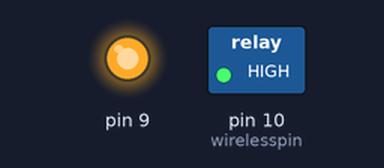
Bench run of a sketch on a simulated Arduino Uno, built with avr-gcc and run on an emulated ATmega328P. On the bench: switched loads named in the sketch (green lamp = pin HIGH), output pins drawn as LEDs (lit = HIGH). What the sketch prints to the serial monitor is not drawn.

Above: at 0.1 s.
Timing chart, 0 to 1.6 s (numbered marks = the images above):
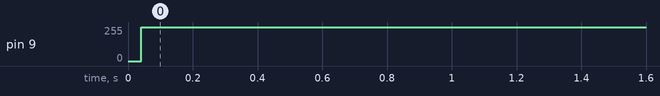

The sketch:

RTClock.ino
```cpp
// Date and time functions using a DS1307 RTC connected via I2C and Wire lib

#include "SPI.h"
//#include "Wire.h"
#include "RTClib.h"
#include "RTC_DS3234.h"

// Avoid spurious warnings
#undef PROGMEM
#define PROGMEM __attribute__(( section(".progmem.data") ))
#undef PSTR
#define PSTR(s) (__extension__({static prog_char __c[] PROGMEM = (s); &__c[0];}))

// Create an RTC instance, using the chip select pin it's connected to
RTC_DS3234 RTC(9);

int wirelesspin = 10;

void setup () {
    pinMode(wirelesspin, OUTPUT);
    digitalWrite(wirelesspin, HIGH);

    Serial.begin(9600);
    Serial.println("RTClib/examples/ds3234/");
    SPI.begin();
    RTC.begin();

  if (! RTC.isrunning()) {
    Serial.println("RTC is NOT running!");
    Serial.print("Setting time to... ");
    Serial.print(__DATE__);
    Serial.print(' ');
    Serial.println(__TIME__);
    // following line sets the RTC to the date & time this sketch was compiled
    RTC.adjust(DateTime(__DATE__, __TIME__));
  }
  RTC.adjust(DateTime(__DATE__, __TIME__));
}

void loop () {
    const int len = 32;
    static char buf[len];

    DateTime now = RTC.now();

    Serial.println(now.toString(buf,len));

    Serial.print(" since midnight 1/1/1970 = ");
    Serial.print(now.unixtime());
    Serial.print("s = ");
    Serial.print(now.unixtime() / 86400L);
    Serial.println("d");

    // calculate a date which is 7 days and 30 seconds into the future
    DateTime future (now.unixtime() + 7 * 86400L + 30 );

    Serial.print(" now + 7d + 30s: ");
    Serial.println(future.toString(buf,len));

    Serial.println();
    delay(3000);
}
// vim:cin:ai:sw=4 sts=4 ft=cpp
```

RTC_DS3234.cpp
```cpp
// Code by JeeLabs http://news.jeelabs.org/code/
// Released to the public domain! Enjoy!

#if ARDUINO < 100
#include <WProgram.h>
#else
#include <Arduino.h>
#endif

#include <avr/pgmspace.h>
#include <SPI.h>
#include "RTClib.h"
#include "RTC_DS3234.h"

////////////////////////////////////////////////////////////////////////////////
// RTC_DS3234 implementation

// Registers we use
const int CONTROL_R = 0x0e;
const int CONTROL_W = 0x8e;
const int CONTROL_STATUS_R = 0x0f;
const int CONTROL_STATUS_W = 0x8f;
const int SECONDS_R = 0x00;
const int SECONDS_W = 0x80;

// Bits we use
const int EOSC = 7;
const int OSF = 7;

uint8_t RTC_DS3234::begin(void)
{
    pinMode(cs_pin,OUTPUT);
    cs(HIGH);
    SPI.setBitOrder(MSBFIRST);

    //Ugh!  In order to get this to interop with other SPI devices,
    //This has to be done in cs()
    //SPI.setDataMode(SPI_MODE1);

    //Enable oscillator, disable square wave, alarms
    cs(LOW);
    SPI.transfer(CONTROL_W);
    // SPI.transfer(0x0); // Enable Oscillator only
    SPI.transfer(0x06); // Enable Oscillator, Interrupts and Alarm 2
    // SPI.transfer(0x05); // Enable Oscillator, Interrupts and Alarm 1
    cs(HIGH);
    delay(1);

    //Clear oscilator stop flag, 32kHz pin
    cs(LOW);
    SPI.transfer(CONTROL_STATUS_W);
    SPI.transfer(0x0);
    cs(HIGH);

    //SPI.setDataMode(SPI_MODE0);
    delay(1);

    return 1;
}

void RTC_DS3234::cs(int _value)
{
    if(_value == 0)
        SPI.setDataMode(SPI_MODE1);
    else
        SPI.setDataMode(SPI_MODE0);
    digitalWrite(cs_pin,_value);
}

void RTC_DS3234::clearflags()
{
    cs(LOW);
    SPI.transfer(CONTROL_STATUS_W);
    SPI.transfer(0x0);
    cs(HIGH);
}

// flags are: A1M1 (seconds), A1M2 (minutes), A1M3 (hour),
// A1M4 (day) 0 to enable, 1 to disable, DY/DT (dayofweek == 1/dayofmonth == 0)
void RTC_DS3234::setA1(uint8_t s, uint8_t mi, uint8_t h, uint8_t d, bool * flags)
{
    uint8_t t[4] = {s, mi, h, d};
    uint8_t i;

    for(i = 0; i <= 3; i++){
        cs(LOW);
        SPI.transfer(i + 0x87);
        if(i == 3){
            SPI.transfer(bin2bcd(t[3]) | (flags[3] << 7) | (flags[4] << 6));
        }
        else{
            SPI.transfer(bin2bcd(t[i]) | (flags[i] << 7));
        }
        cs(HIGH);
    }
}

// flags are: A2M2 (minutes), A2M3 (hour), A2M4 (day) 0 to enable, 1 to disable, DY/DT (dayofweek == 1/dayofmonth == 0)
void RTC_DS3234::setA2(uint8_t mi, uint8_t h, uint8_t d, bool * flags)
{
    uint8_t t[3] = {mi, h, d};
    uint8_t i;

    for(i = 0; i<=2; i++){
        cs(LOW);
        SPI.transfer(i + 0x8B);
        if (i == 2){
            SPI.transfer(bin2bcd(t[2]) | (flags[2] << 7) | (flags[3] << 6));
        }
        else{
            SPI.transfer(bin2bcd(t[i]) | (flags[i] << 7));
        }
        cs(HIGH);
    }
}

uint8_t RTC_DS3234::isrunning(void)
{
    cs(LOW);
    SPI.transfer(CONTROL_R);
    uint8_t ss = SPI.transfer(-1);
    cs(HIGH);
    return !(ss & _BV(OSF));
}

void RTC_DS3234::adjust(const DateTime& dt)
{
    cs(LOW);
    SPI.transfer(SECONDS_W);
    SPI.transfer(bin2bcd(dt.second()));
    SPI.transfer(bin2bcd(dt.minute()));
    SPI.transfer(bin2bcd(dt.hour()));
    SPI.transfer(bin2bcd(dt.dayOfWeek()));
    SPI.transfer(bin2bcd(dt.day()));
    SPI.transfer(bin2bcd(dt.month()));
    SPI.transfer(bin2bcd(dt.year() - 2000));
    cs(HIGH);

}

DateTime RTC_DS3234::now()
{
    cs(LOW);
    SPI.transfer(SECONDS_R);
    uint8_t ss = bcd2bin(SPI.transfer(-1) & 0x7F);
    uint8_t mm = bcd2bin(SPI.transfer(-1));
    uint8_t hh = bcd2bin(SPI.transfer(-1));
    SPI.transfer(-1);
    uint8_t d = bcd2bin(SPI.transfer(-1));
    uint8_t m = bcd2bin(SPI.transfer(-1));
    uint16_t y = bcd2bin(SPI.transfer(-1)) + 2000;
    cs(HIGH);

    return DateTime (y, m, d, hh, mm, ss);
}

// vim:ai:cin:sw=4 sts=4 ft=cpp
```

RTC_DS3234.h
```cpp
// Code by JeeLabs http://news.jeelabs.org/code/
// Released to the public domain! Enjoy!

#ifndef __RTC_DS3234_H__
#define __RTC_DS3234_H__

#include "RTClib.h"

// RTC based on the DS3234 chip connected via SPI and the SPI library
class RTC_DS3234
{
public:
    RTC_DS3234(int _cs_pin): cs_pin(_cs_pin) {}
    uint8_t begin(void);
    void adjust(const DateTime& dt);
    uint8_t isrunning(void);

    void clearflags();
    void setA1(uint8_t s, uint8_t mi, uint8_t h, uint8_t d, bool * flags);
    void setA2(uint8_t mi, uint8_t h, uint8_t d, bool * flags);

    DateTime now();

protected:
    void cs(int _value);

private:
    int cs_pin;
};

#endif

// __RTC_DS3234_H__

// vim:ai:cin:sw=4 sts=4 ft=cpp
```

RTClib.cpp
```cpp
// Code by JeeLabs http://news.jeelabs.org/code/
// Released to the public domain! Enjoy!

#include <avr/pgmspace.h>
#include "RTClib.h"

#define SECONDS_PER_DAY 86400L
#define SECONDS_FROM_1970_TO_2000 946684800

#if ARDUINO < 100
#include <WProgram.h>
#else
#include <Arduino.h>
#endif


int i = 0; //The new wire library needs to take an int when you are sending for the zero register
////////////////////////////////////////////////////////////////////////////////
// utility code, some of this could be exposed in the DateTime API if needed

static const uint8_t daysInMonth[] PROGMEM = { 31,28,31,30,31,30,31,31,30,31,30,31 };

// number of days since 2000/01/01, valid for 2001..2099
static uint16_t date2days(uint16_t y, uint8_t m, uint8_t d)
{
    if (y >= 2000)
        y -= 2000;
    uint16_t days = d;
    for (uint8_t i = 1; i < m; ++i)
        days += pgm_read_byte(daysInMonth + i - 1);
    if (m > 2 && y % 4 == 0)
        ++days;
    return days + 365 * y + (y + 3) / 4 - 1;
}

static long time2long(uint16_t days, uint8_t h, uint8_t m, uint8_t s)
{
    return ((days * 24L + h) * 60 + m) * 60 + s;
}

////////////////////////////////////////////////////////////////////////////////
// DateTime implementation - ignores time zones and DST changes
// NOTE: also ignores leap seconds, see http://en.wikipedia.org/wiki/Leap_second

DateTime::DateTime (uint32_t t)
{
    t -= SECONDS_FROM_1970_TO_2000;    // bring to 2000 timestamp from 1970

    ss = t % 60;
    t /= 60;
    mm = t % 60;
    t /= 60;
    hh = t % 24;
    uint16_t days = t / 24;
    uint8_t leap;
    for (yOff = 0; ; ++yOff)
    {
        leap = yOff % 4 == 0;
        if (days < 365U + leap)
            break;
        days -= 365 + leap;
    }
    for (m = 1; ; ++m)
    {
        uint8_t daysPerMonth = pgm_read_byte(daysInMonth + m - 1);
        if (leap && m == 2)
            ++daysPerMonth;
        if (days < daysPerMonth)
            break;
        days -= daysPerMonth;
    }
    d = days + 1;
}

DateTime::DateTime (uint16_t year, uint8_t month, uint8_t day, uint8_t hour, uint8_t min, uint8_t sec)
{
    if (year >= 2000)
        year -= 2000;
    yOff = year;
    m = min(month,12);
    d = min(day,31);
    hh = min(hour,23);
    mm = min(min,60);
    ss = min(sec,60);
}

static uint8_t conv2d(const char* p)
{
    uint8_t v = 0;
    if ('0' <= *p && *p <= '9')
        v = *p - '0';
    return 10 * v + *++p - '0';
}

// A convenient constructor for using "the compiler's time":
//   DateTime now (__DATE__, __TIME__);
// NOTE: using PSTR would further reduce the RAM footprint
DateTime::DateTime (const char* date, const char* time)
{
    // sample input: date = "Dec 26 2009", time = "12:34:56"
    yOff = conv2d(date + 9);
    // Jan Feb Mar Apr May Jun Jul Aug Sep Oct Nov Dec
    switch (date[0])
    {
    case 'J':
        if ( date[1] == 'a' )
	    m = 1;
	else if ( date[2] == 'n' )
	    m = 6;
	else
	    m = 7;
        break;
    case 'F':
        m = 2;
        break;
    case 'A':
        m = date[2] == 'r' ? 4 : 8;
        break;
    case 'M':
        m = date[2] == 'r' ? 3 : 5;
        break;
    case 'S':
        m = 9;
        break;
    case 'O':
        m = 10;
        break;
    case 'N':
        m = 11;
        break;
    case 'D':
        m = 12;
        break;
    }
    d = conv2d(date + 4);
    hh = conv2d(time);
    mm = conv2d(time + 3);
    ss = conv2d(time + 6);
}

uint8_t DateTime::dayOfWeek() const
{
    uint16_t day = date2days(yOff, m, d);
    return (day + 6) % 7; // Jan 1, 2000 is a Saturday, i.e. returns 6
}

uint32_t DateTime::unixtime(void) const
{
    uint32_t t;
    uint16_t days = date2days(yOff, m, d);
    t = time2long(days, hh, mm, ss);
    t += SECONDS_FROM_1970_TO_2000;  // seconds from 1970 to 2000

    return t;
}

const char* months[] = { "Jan", "Feb", "Mar", "Apr", "May", "Jun", "Jul", "Aug", "Sep", "Oct", "Nov", "Dec" };

// as a string
char* DateTime::toString(char* buf, int maxlen) const
{
    snprintf(buf,maxlen,"%s %02u %04u %02u:%02u:%02u",
             months[m-1],
             d,
             2000 + yOff,
             hh,
             mm,
             ss
            );
    return buf;
}

void DateTime::operator+=(uint32_t additional)
{
    DateTime after = DateTime( unixtime() + additional );
    *this = after;
}

uint8_t bcd2bin (uint8_t val)
{
    return val - 6 * (val >> 4);
}
uint8_t bin2bcd (uint8_t val)
{
    return val + 6 * (val / 10);
}

////////////////////////////////////////////////////////////////////////////////
// RTC_Millis implementation

void RTC_Millis::adjust(const DateTime& dt)
{
    offset = dt.unixtime() - millis() / 1000;
}

DateTime RTC_Millis::now()
{
    return (uint32_t)(offset + millis() / 1000);
}

////////////////////////////////////////////////////////////////////////////////
// vim:ci:sw=4 sts=4 ft=cpp
```

RTClib.h
```cpp
// Code by JeeLabs http://news.jeelabs.org/code/
// Released to the public domain! Enjoy!

#ifndef __RTCLIB_H__
#define __RTCLIB_H__

// Simple general-purpose date/time class (no TZ / DST / leap second handling!)
class DateTime
{
public:
    DateTime (uint32_t t =0);
    DateTime (uint16_t year, uint8_t month, uint8_t day,
              uint8_t hour =0, uint8_t min =0, uint8_t sec =0);
    DateTime (const char* date, const char* time);
    uint16_t year() const
    {
        return 2000 + yOff;
    }
    uint8_t month() const
    {
        return m;
    }
    uint8_t day() const
    {
        return d;
    }
    uint8_t hour() const
    {
        return hh;
    }
    uint8_t minute() const
    {
        return mm;
    }
    uint8_t second() const
    {
        return ss;
    }
    uint8_t dayOfWeek() const;

    // 32-bit times as seconds since 1/1/2000
    long secondstime() const;
    // 32-bit times as seconds since 1/1/1970
    uint32_t unixtime(void) const;
    // as a string
    char* toString(char* buf, int maxlen) const;
    // add additional time
    void operator+=(uint32_t);

protected:
    uint8_t yOff, m, d, hh, mm, ss;
};


extern uint8_t bcd2bin (uint8_t val);
extern uint8_t bin2bcd (uint8_t val);

// RTC using the internal millis() clock, has to be initialized before use
// NOTE: this clock won't be correct once the millis() timer rolls over (>49d?)
class RTC_Millis
{
public:
    void begin(const DateTime& dt)
    {
        adjust(dt);
    }
    void adjust(const DateTime& dt);
    DateTime now();
    RTC_Millis(void)
    {
	adjust(DateTime(2000,1,1,0,0,0));
    }

protected:
    long offset;
};

#endif

// __RTCLIB_H__

// vim:ci:sw=4 sts=4 ft=cpp
```

Measured:
- by itself, pin 9: 0/255 → 255/255 at 0.04 s
